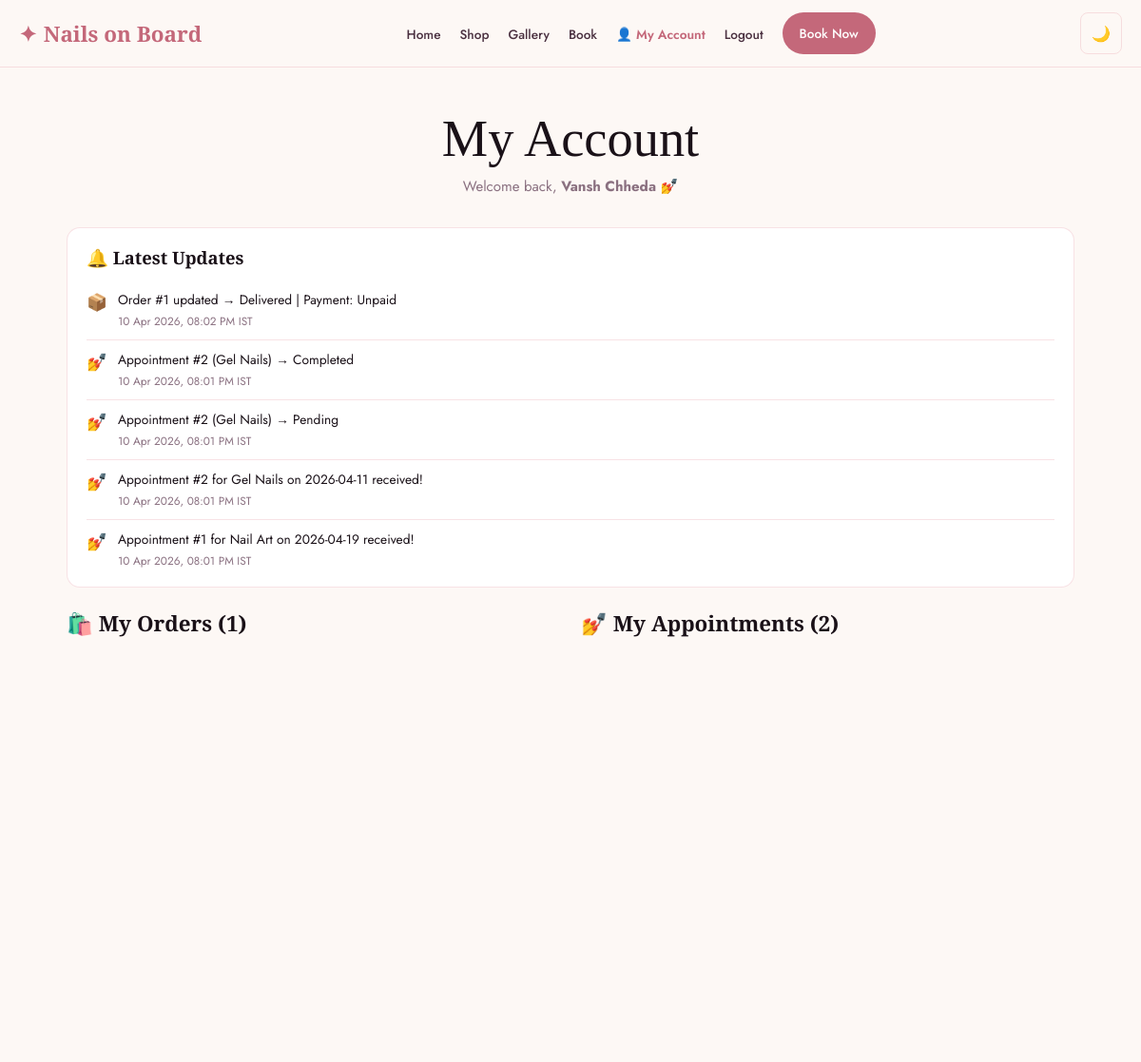
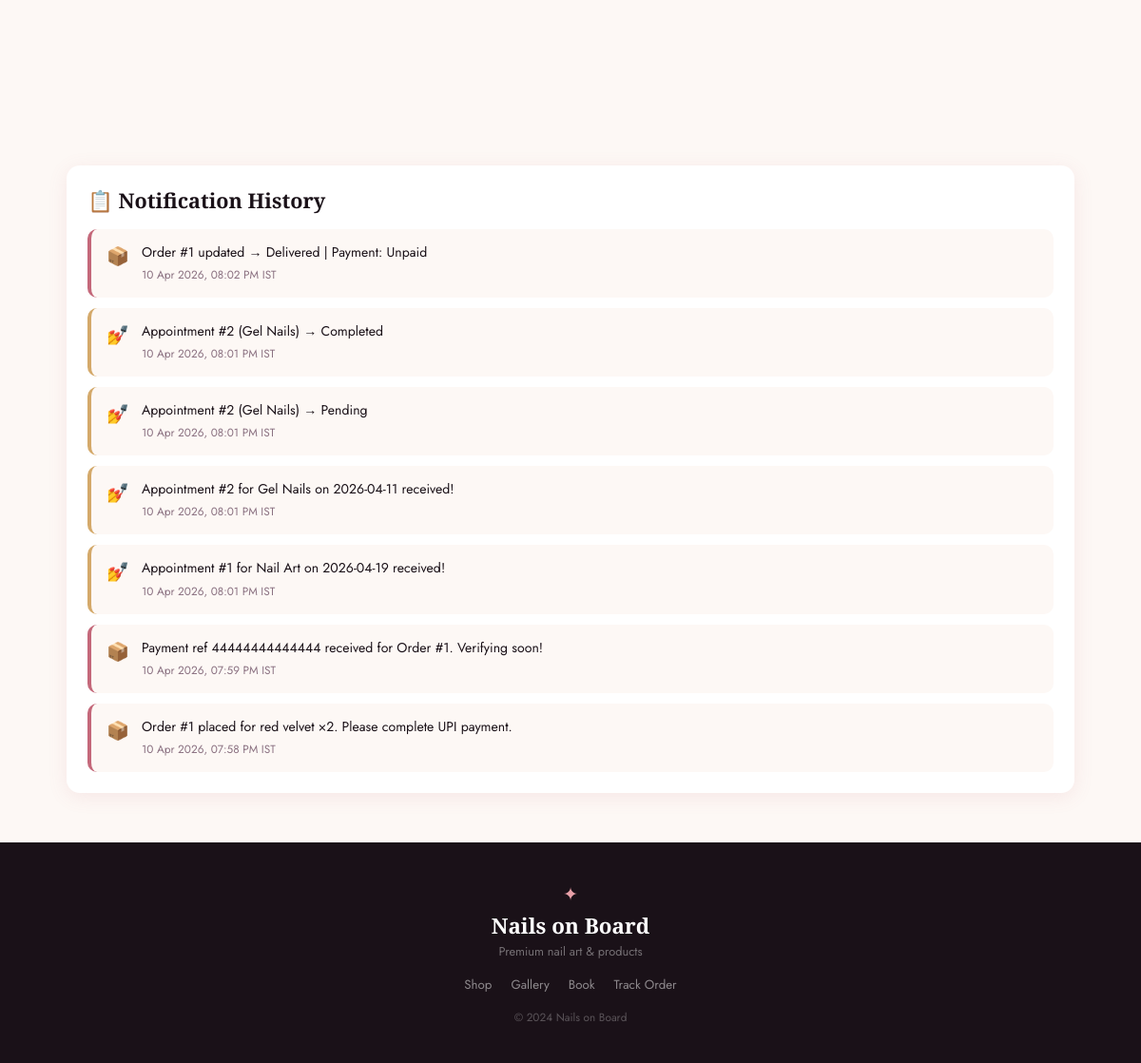
Page /my-account (signed in) on the committed database (2 pictures, top to bottom).
### app.py (models this page shows)
class Notification(db.Model):
    id             = db.Column(db.Integer, primary_key=True)
    message        = db.Column(db.Text, nullable=False)
    type           = db.Column(db.String(20), default='info')
    is_read        = db.Column(db.Boolean, default=False)
    target         = db.Column(db.String(20), default='admin')
    customer_email = db.Column(db.String(120), nullable=True)
    created_at     = db.Column(db.DateTime, default=datetime.utcnow)

### app.py (the view)
@app.route('/my-account')
@customer_login_required
def customer_dashboard():
    email  = session['customer_email']
    orders = Order.query.filter_by(customer_email=email).order_by(Order.created_at.desc()).all()
    appts  = Appointment.query.filter_by(customer_email=email).order_by(Appointment.created_at.desc()).all()
    notifs = Notification.query.filter_by(target='customer', customer_email=email).order_by(Notification.created_at.desc()).all()
    for n in notifs: n.is_read = True
    db.session.commit()
    return render_template('customer_dashboard.html',
        orders=orders, appointments=appts, notifications=notifs,
        customer_name=session['customer_name'], email=email)

### app.py (called while the page is built)
def fmt_ist(dt):
    if dt is None: return ''
    return dt.replace(tzinfo=timezone.utc).astimezone(IST).strftime('%d %b %Y, %I:%M %p IST')

def customer_login_required(f):
    from functools import wraps
    @wraps(f)
    def d(*a, **kw):
        if not session.get('customer_logged_in'):
            flash('Please log in to continue.', 'error')
            return redirect(url_for('customer_login'))
        return f(*a, **kw)
    return d

### templates/customer_dashboard.html (shortened to what this page needs)
{% extends "base.html" %}
{% block content %}
<section class="page-hero">
  <h1>My Account</h1>
  <p>Welcome back, <strong>{{ customer_name }}</strong> 💅</p>
</section>
<section class="track-section">
  {% if notifications %}
  <div class="track-notifs">
    <h3>🔔 Latest Updates</h3>
    {% for n in notifications[:5] %}
    <div class="track-notif-item notif-{{ n.type }}">
      <span class="tni-icon">{% if n.type=='order' %}📦{% elif n.type=='appointment' %}💅{% else %}ℹ️{% endif %}</span>
      <div><p>{{ n.message }}</p><small>{{ fmt_ist(n.created_at) }}</small></div>
    </div>
    {% endfor %}
  </div>
  {% endif %}
  <div class="track-grid">
    <div class="track-col">
      <h2 class="track-col-title">🛍️ My Orders ({{ orders|length }})</h2>
    </div>
    <div class="track-col">
      <h2 class="track-col-title">💅 My Appointments ({{ appointments|length }})</h2>
    </div>
  </div>
  {% if notifications %}
  <div class="track-history">
    <h2>📋 Notification History</h2>
    <div class="notif-list">
      {% for n in notifications %}
      <div class="notif-item notif-{{ n.type }}">
        <div class="notif-icon">{% if n.type=='order' %}📦{% elif n.type=='appointment' %}💅{% else %}ℹ️{% endif %}</div>
        <div class="notif-body"><p>{{ n.message }}</p><small>{{ fmt_ist(n.created_at) }}</small></div>
      </div>
      {% endfor %}
    </div>
  </div>
  {% endif %}
</section>
{% endblock %}

### templates/base.html (shortened to what this page needs)
<!DOCTYPE html>
<html lang="en" data-theme="light">
<head>
  <link rel="stylesheet" href="{{ url_for('static', filename='css/style.css') }}"/>
</head>
<body>
<header class="site-header">
  <nav class="nav-container">
    <a href="{{ url_for('index') }}" class="logo">✦ <span>Nails on Board</span></a>
    <ul class="nav-links" id="navLinks">
      <li><a href="{{ url_for('index') }}">Home</a></li>
      <li><a href="{{ url_for('shop') }}">Shop</a></li>
      <li><a href="{{ url_for('gallery') }}">Gallery</a></li>
      <li><a href="{{ url_for('appointment') }}">Book</a></li>
      {% if session.get('customer_logged_in') %}
      <li><a href="{{ url_for('customer_dashboard') }}" class="nav-account">👤 My Account</a></li>
      <li><a href="{{ url_for('customer_logout') }}" class="nav-logout">Logout</a></li>
      {% else %}
      <li><a href="{{ url_for('customer_login') }}" class="nav-account">Login / Sign Up</a></li>
      {% endif %}
      <li><a href="{{ url_for('appointment') }}" class="nav-cta">Book Now</a></li>
    </ul>
    <div class="nav-actions">
      <button class="dark-toggle" id="darkToggle" title="Toggle dark mode">🌙</button>
    </div>
  </nav>
</header>
<main>
  {% block content %}{% endblock %}
</main>
<footer class="site-footer">
  <div class="footer-inner">
    <div class="footer-brand"><span>✦</span><strong>Nails on Board</strong><p>Premium nail art & products</p></div>
    <div class="footer-links">
      <a href="{{ url_for('shop') }}">Shop</a>
      <a href="{{ url_for('gallery') }}">Gallery</a>
      <a href="{{ url_for('appointment') }}">Book</a>
      <a href="{{ url_for('customer_track') }}">Track Order</a>
    </div>
    <p class="footer-copy">© 2024 Nails on Board</p>
  </div>
</footer>
</body>
</html>

### rows in the picture
Notification: message "Order #1 updated → Delivered | Payment: Unpaid", created_at "10 Apr 2026, 08:02 PM IST"
Notification: message "Appointment #2 (Gel Nails) → Completed", created_at "10 Apr 2026, 08:01 PM IST"
Notification: message "Appointment #2 (Gel Nails) → Pending", created_at "10 Apr 2026, 08:01 PM IST"
Notification: message "Appointment #2 for Gel Nails on 2026-04-11 received!", created_at "10 Apr 2026, 08:01 PM IST"
Notification: message "Appointment #1 for Nail Art on 2026-04-19 received!", created_at "10 Apr 2026, 08:01 PM IST"
Notification: message "Payment ref 44444444444444 received for Order #1. Verifying soon!", created_at "10 Apr 2026, 07:59 PM IST"
Notification: message "Order #1 placed for red velvet ×2. Please complete UPI payment.", created_at "10 Apr 2026, 07:58 PM IST"

### other values in the picture
{{ customer_name }} "Vansh Chheda"
{{ orders|length }} "1"
{{ appointments|length }} "2"
